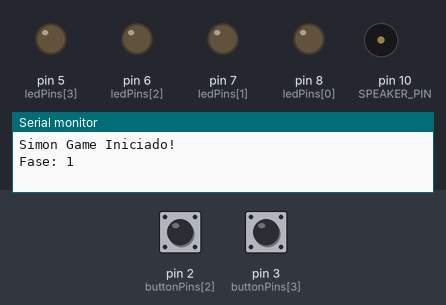
Recording of a sketch running on a simulated Arduino Uno, built with avr-gcc and run on an emulated ATmega328P. Shown: output pins drawn as LEDs (lit = HIGH), buzzer (waves = sounding), the last lines printed to the serial monitor. Inputs (shaded band) come from the test bench; at power-on: pin 2 (buttonPins[2]) HIGH, pin 3 (buttonPins[3]) HIGH. Random numbers use the default seed unless the sketch sets one.

Above: at 1.2 s.
1.3 s: pin 2 (buttonPins[2]) pulled LOW for 0.15 s
At 2.4 s:
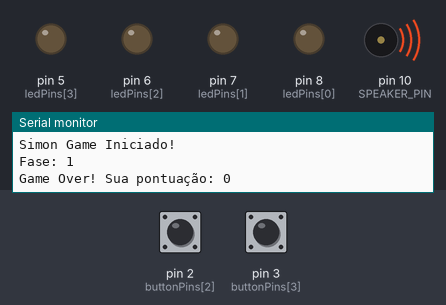
4.4 s: pin 3 (buttonPins[3]) pulled LOW for 1 s
At 8.0 s:
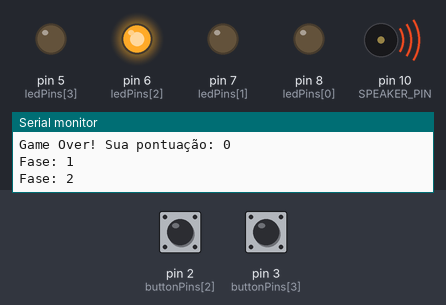
8.4 s: pin 3 (buttonPins[3]) pulled LOW for 3.2 s
At 11.75 s:
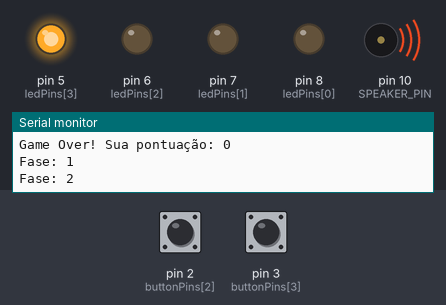
13.4 s: pin 3 (buttonPins[3]) pulled LOW for 0.15 s
At 15.2 s:
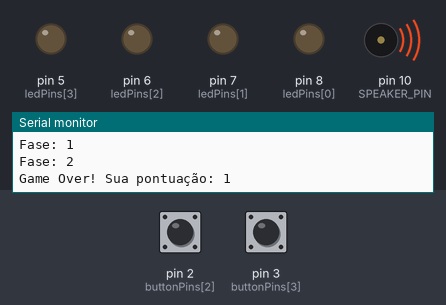
Timing chart, 0 to 17.5 s (numbered marks = the images above; inputs shaded):
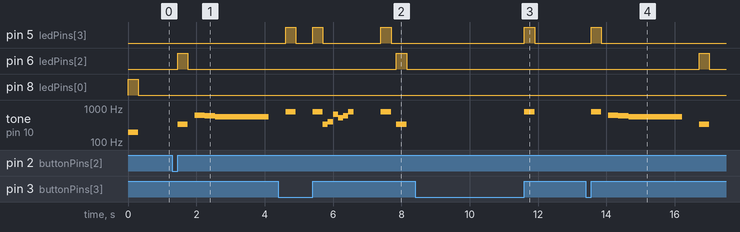

Measured:
- after the input at 1.3 s, pin 6 (ledPins[2]): LOW → HIGH after 0.15 s, → LOW 0.30 s later; tone on pin 10 (SPEAKER_PIN): plays 330 Hz for 0.30 s, 622 Hz for 0.30 s, 587 Hz for 0.30 s, 554 Hz for 1.6 s, starting after 0.15 s
- after the input at 4.4 s, pin 6 (ledPins[2]): LOW → HIGH after 3.5 s, → LOW 0.30 s later
- after the input at 8.4 s, pin 5 (ledPins[3]): LOW → HIGH after 3.2 s, → LOW 0.30 s later; tone on pin 10 (SPEAKER_PIN): silent → 784 Hz after 3.2 s, → silent 0.30 s later
- after the input at 13.4 s, pin 5 (ledPins[3]): LOW → HIGH after 0.15 s, → LOW 0.30 s later; pin 6 (ledPins[2]): LOW → HIGH after 3.3 s, → LOW 0.30 s later; tone on pin 10 (SPEAKER_PIN): plays 784 Hz for 0.30 s, 622 Hz for 0.30 s, 587 Hz for 0.30 s, 554 Hz for 1.6 s, 330 Hz for 0.30 s, starting after 0.15 s

The sketch:

sketch.ino
```cpp
#include "pitches.h"
#include <Arduino.h>

// Define os pinos dos botões e LEDs
const uint8_t buttonPins[] = {0, 1, 2, 3};
const uint8_t ledPins[] = {8, 7, 6, 5};
#define SPEAKER_PIN 10

#define MAX_GAME_LENGTH 100

// Tons associados a cada botão/LED
const int gameTones[] = { NOTE_G3, NOTE_C4, NOTE_E4, NOTE_G5 };

// Sequência e índice do jogo
uint8_t gameSequence[MAX_GAME_LENGTH] = {0};
uint8_t gameIndex = 0;

void setup() {
  Serial.begin(9600);

  // Configura LEDs como saída e botões com pull-up interno
  for (byte i = 0; i < 4; i++) {
    pinMode(ledPins[i], OUTPUT);
    pinMode(buttonPins[i], INPUT_PULLUP);
  }

  pinMode(SPEAKER_PIN, OUTPUT);

  // Inicializa o gerador de números aleatórios
  randomSeed(analogRead(4));

  Serial.println("Simon Game Iniciado!");
}

void lightLedAndPlayTone(byte ledIndex) {
  digitalWrite(ledPins[ledIndex], HIGH);
  tone(SPEAKER_PIN, gameTones[ledIndex]);
  delay(300);
  digitalWrite(ledPins[ledIndex], LOW);
  noTone(SPEAKER_PIN);
}

void playSequence() {
  for (int i = 0; i < gameIndex; i++) {
    byte currentLed = gameSequence[i];
    lightLedAndPlayTone(currentLed);
    delay(150);
  }
}

byte readButtons() {
  while (true) {
    for (byte i = 0; i < 4; i++) {
      if (digitalRead(buttonPins[i]) == LOW) {
        while (digitalRead(buttonPins[i]) == LOW); // aguarda soltar
        return i;
      }
    }
    delay(1);
  }
}

void gameOver() {
  Serial.print("Game Over! Sua pontuação: ");
  Serial.println(gameIndex - 1);
  gameIndex = 0;
  delay(200);

  // Efeito sonoro de falha
  tone(SPEAKER_PIN, NOTE_DS5); delay(300);
  tone(SPEAKER_PIN, NOTE_D5); delay(300);
  tone(SPEAKER_PIN, NOTE_CS5); delay(300);
  for (byte i = 0; i < 10; i++) {
    for (int pitch = -10; pitch <= 10; pitch++) {
      tone(SPEAKER_PIN, NOTE_C5 + pitch);
      delay(6);
    }
  }
  noTone(SPEAKER_PIN);
}

bool checkUserSequence() {
  for (int i = 0; i < gameIndex; i++) {
    byte expectedButton = gameSequence[i];
    byte actualButton = readButtons();
    lightLedAndPlayTone(actualButton);
    if (expectedButton != actualButton) {
      return false;
    }
  }
  return true;
}

void playLevelUpSound() {
  tone(SPEAKER_PIN, NOTE_E4); delay(150);
  tone(SPEAKER_PIN, NOTE_G4); delay(150);
  tone(SPEAKER_PIN, NOTE_E5); delay(150);
  tone(SPEAKER_PIN, NOTE_C5); delay(150);
  tone(SPEAKER_PIN, NOTE_D5); delay(150);
  tone(SPEAKER_PIN, NOTE_G5); delay(150);
  noTone(SPEAKER_PIN);
}

void loop() {
  // Adiciona novo passo à sequência
  gameSequence[gameIndex] = random(0, 4);
  gameIndex++;
  if (gameIndex >= MAX_GAME_LENGTH) {
    gameIndex = MAX_GAME_LENGTH - 1;
  }

  Serial.print("Fase: ");
  Serial.println(gameIndex);

  // Mostra a sequência
  playSequence();

  // Verifica se o jogador acertou
  if (!checkUserSequence()) {
    gameOver();
  } else {
    playLevelUpSound();
    delay(300);
  }

  delay(500); // tempo entre rodadas
}
```
